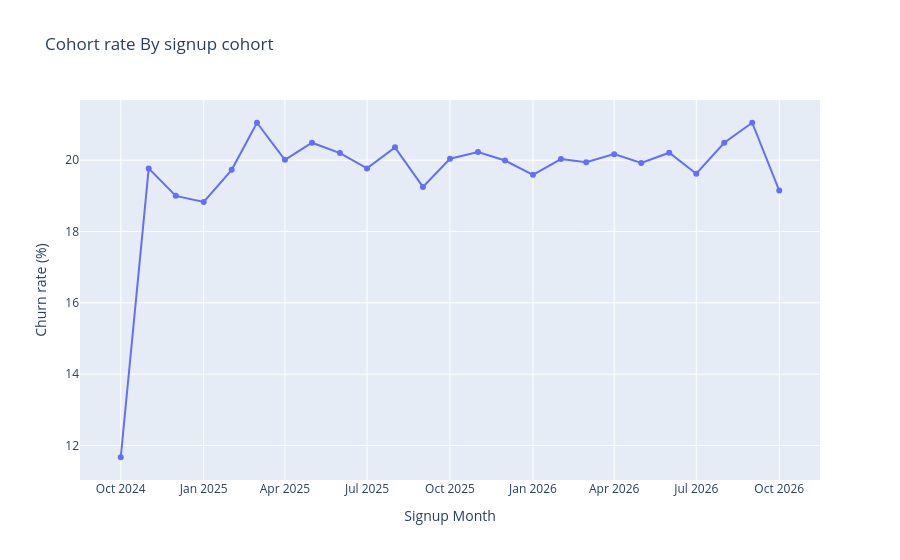

This figure's notebook cell:
### Markdown cell above
## 3. Signup cohort line chart

### Code cell
#load cohort churn data

cohort_churn = pd.read_csv(
    'cohort-churn-by-signup-month.csv'
)
# Make sure signup_cohort is treated as a string for plotting
cohort_churn['signup_cohort_str']=cohort_churn['signup_cohort'].astype(str)

fig_cohort_churn = px.line(
    cohort_churn,
    x='signup_cohort_str',
    y='churn_rate_pct',
    title = 'Cohort rate By signup cohort',
    labels = { 'signup_cohort_str': 'Signup Month',
               'churn_rate_pct': 'Churn rate (%)'},
    markers=True
)
fig_cohort_churn.update_layout(showlegend=False)
fig_cohort_churn.show()

### Figure 1 — Plotly figure (JSON) as saved in the notebook; plotly's stock layout.template omitted (floating-point values rounded to 4 significant figures)
{"data": [{"hovertemplate": "Signup Month=%{x}<br>Churn rate (%)=%{y}<extra></extra>", "legendgroup": "", "line": {"color": "#636efa", "dash": "solid"}, "marker": {"symbol": "circle"}, "mode": "lines+markers", "name": "", "orientation": "v", "showlegend": false, "type": "scatter", "x": ["2024-10", "2024-11", "2024-12", "2025-01", "2025-02", "2025-03", "2025-04", "2025-05", "2025-06", "2025-07", "2025-08", "2025-09", "2025-10", "2025-11", "2025-12", "2026-01", "2026-02", "2026-03", "2026-04", "2026-05", "2026-06", "2026-07", "2026-08", "2026-09", "2026-10"], "xaxis": "x", "y": [11.67, 19.77, 19.0, 18.83, 19.73, 21.05, 20.01, 20.49, 20.2, 19.77, 20.36, 19.25, 20.04, 20.23, 19.99, 19.59, 20.03, 19.94, 20.17, 19.92, 20.21, 19.62, 20.49, 21.05, 19.15], "yaxis": "y"}], "layout": {"legend": {"tracegroupgap": 0}, "showlegend": false, "title": {"text": "Cohort rate By signup cohort"}, "xaxis": {"anchor": "y", "domain": [0, 1], "title": {"text": "Signup Month"}}, "yaxis": {"anchor": "x", "domain": [0, 1], "title": {"text": "Churn rate (%)"}}}}
